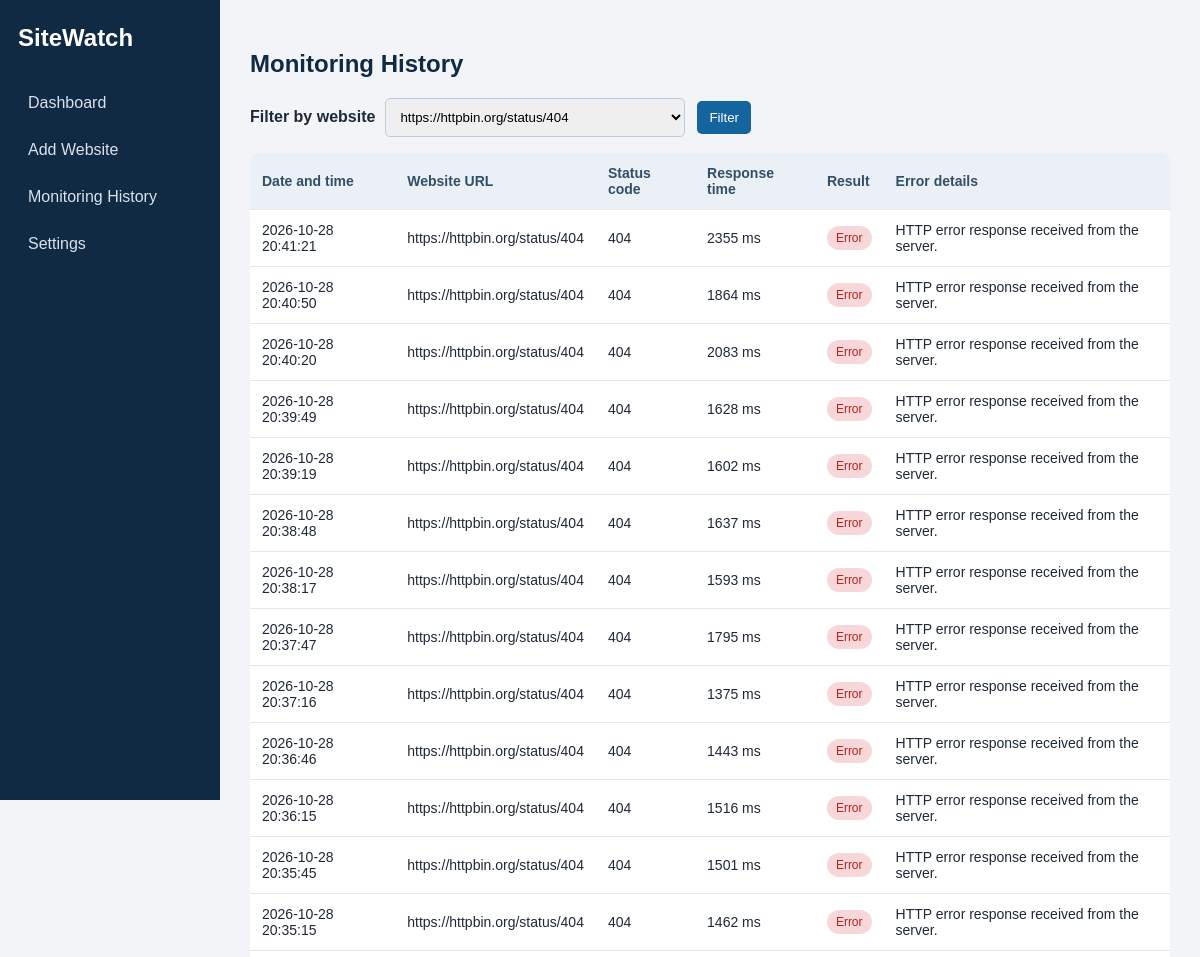
The app's page /history?website_id=2 (upper part), older data.
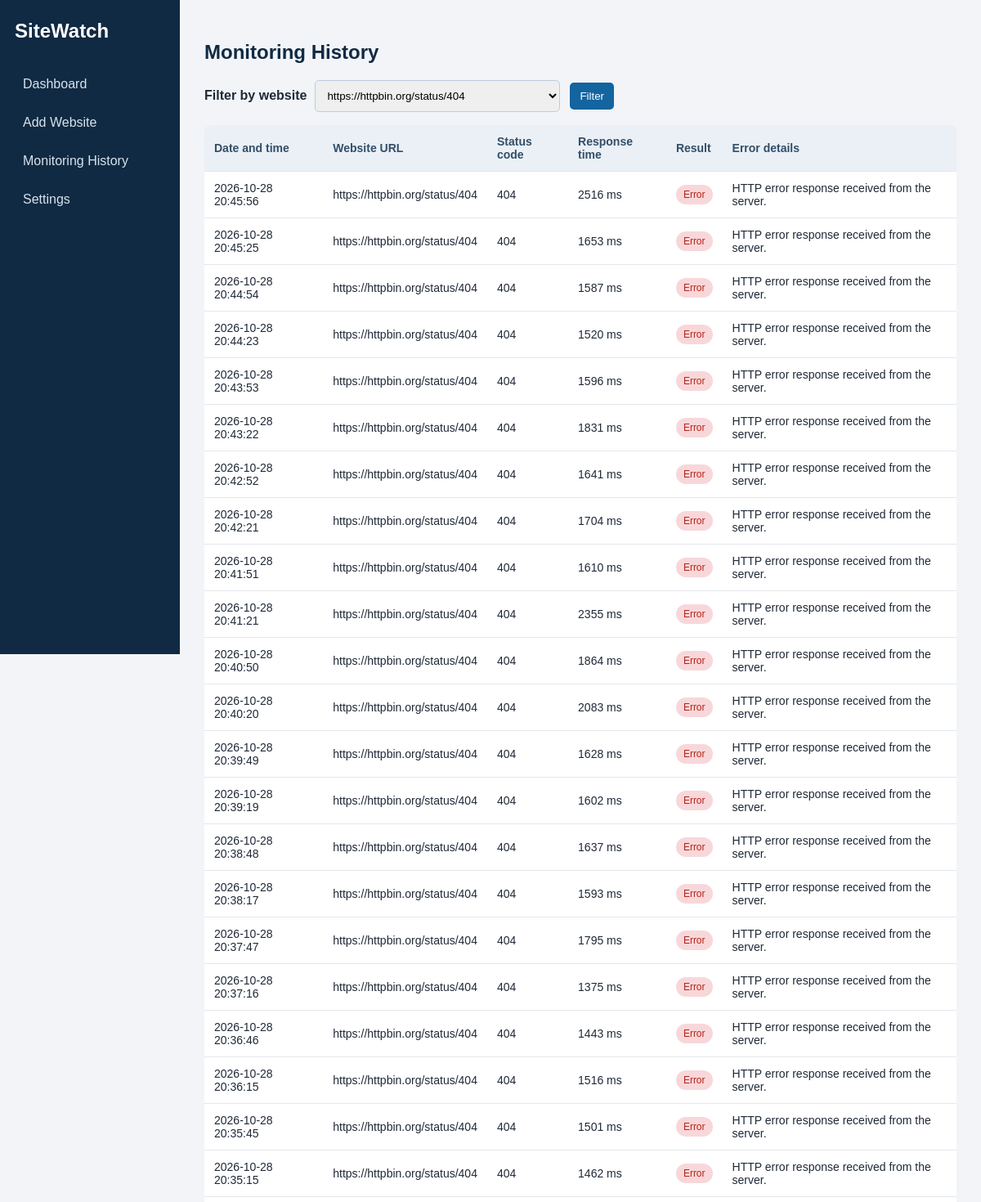
The same page, newer data.
### tables this page shows
CREATE TABLE MonitoringHistory (
            id INTEGER PRIMARY KEY AUTOINCREMENT,
            website_id INTEGER NOT NULL,
            status_code INTEGER,
            response_time INTEGER NOT NULL,
            result TEXT NOT NULL,
            checked_at TEXT NOT NULL,
            error_message TEXT,
            FOREIGN KEY (website_id) REFERENCES Websites(id) ON DELETE CASCADE
        );

CREATE TABLE Websites (
            id INTEGER PRIMARY KEY AUTOINCREMENT,
            url TEXT UNIQUE NOT NULL,
            interval_seconds INTEGER NOT NULL,
            created_at TEXT NOT NULL
        );

### app.py (the view)
@app.route("/history")
def history():
    website_id = request.args.get("website_id", "")
    connection = get_db()
    websites = connection.execute("SELECT id, url FROM Websites ORDER BY url").fetchall()
    if website_id:
        records = connection.execute("""
            SELECT h.*, w.url FROM MonitoringHistory h
            JOIN Websites w ON w.id = h.website_id
            WHERE h.website_id = ? ORDER BY h.checked_at DESC, h.id DESC
        """, (website_id,)).fetchall()
    else:
        records = connection.execute("""
            SELECT h.*, w.url FROM MonitoringHistory h
            JOIN Websites w ON w.id = h.website_id
            ORDER BY h.checked_at DESC, h.id DESC
        """).fetchall()
    connection.close()
    return render_template("history.html", records=records, websites=websites, selected=website_id)

### app.py (called while the page is built)
def get_db():
    connection = sqlite3.connect(DB_NAME)
    connection.row_factory = sqlite3.Row
    connection.execute("PRAGMA foreign_keys = ON")
    return connection

### templates/history.html (shortened to what this page needs)
{% extends "base.html" %}
{% block content %}
<h2>Monitoring History</h2>
<form class="filter-form" method="get">
    <label for="website_id">Filter by website</label>
    <select id="website_id" name="website_id">
        {% for website in websites %}
        <option value="{{ website.id }}" {% if selected == website.id|string %}selected{% endif %}>{{ website.url }}</option>
        {% endfor %}
    </select>
    <button class="button" type="submit">Filter</button>
</form>
{% if records %}
<div class="table-wrap">
<table>
    <thead><tr><th>Date and time</th><th>Website URL</th><th>Status code</th><th>Response time</th><th>Result</th><th>Error details</th></tr></thead>
    <tbody>
    {% for row in records %}
    <tr>
        <td>{{ row.checked_at }}</td><td>{{ row.url }}</td>
        <td>{{ row.status_code if row.status_code is not none else '-' }}</td>
        <td>{{ row.response_time }} ms</td>
        <td><span class="badge {{ 'online' if row.result == 'Online' else 'failed' }}">{{ row.result }}</span></td>
        <td>{{ row.error_message if row.error_message else '-' }}</td>
    </tr>
    {% endfor %}
    </tbody>
</table>
</div>
{% else %}
<p class="empty">No monitoring history is available.</p>
{% endif %}
{% endblock %}

Row changes from the older to the newer data that the page shows:
added MonitoringHistory: checked_at "2026-10-28 20:45:56", url "https://httpbin.org/status/404", status_code "404", response_time "2516", result "Error", error_message "HTTP error response received from the server."
added MonitoringHistory: checked_at "2026-10-28 20:45:25", url "https://httpbin.org/status/404", status_code "404", response_time "1653", result "Error", error_message "HTTP error response received from the server."
added MonitoringHistory: checked_at "2026-10-28 20:44:54", url "https://httpbin.org/status/404", status_code "404", response_time "1587", result "Error", error_message "HTTP error response received from the server."
added MonitoringHistory: checked_at "2026-10-28 20:44:23", url "https://httpbin.org/status/404", status_code "404", response_time "1520", result "Error", error_message "HTTP error response received from the server."
added MonitoringHistory: checked_at "2026-10-28 20:43:53", url "https://httpbin.org/status/404", status_code "404", response_time "1596", result "Error", error_message "HTTP error response received from the server."
added MonitoringHistory: checked_at "2026-10-28 20:43:22", url "https://httpbin.org/status/404", status_code "404", response_time "1831", result "Error", error_message "HTTP error response received from the server."
added MonitoringHistory: checked_at "2026-10-28 20:42:52", url "https://httpbin.org/status/404", status_code "404", response_time "1641", result "Error", error_message "HTTP error response received from the server."
added MonitoringHistory: checked_at "2026-10-28 20:42:21", url "https://httpbin.org/status/404", status_code "404", response_time "1704", result "Error", error_message "HTTP error response received from the server."
added MonitoringHistory: checked_at "2026-10-28 20:41:51", url "https://httpbin.org/status/404", status_code "404", response_time "1610", result "Error", error_message "HTTP error response received from the server."
